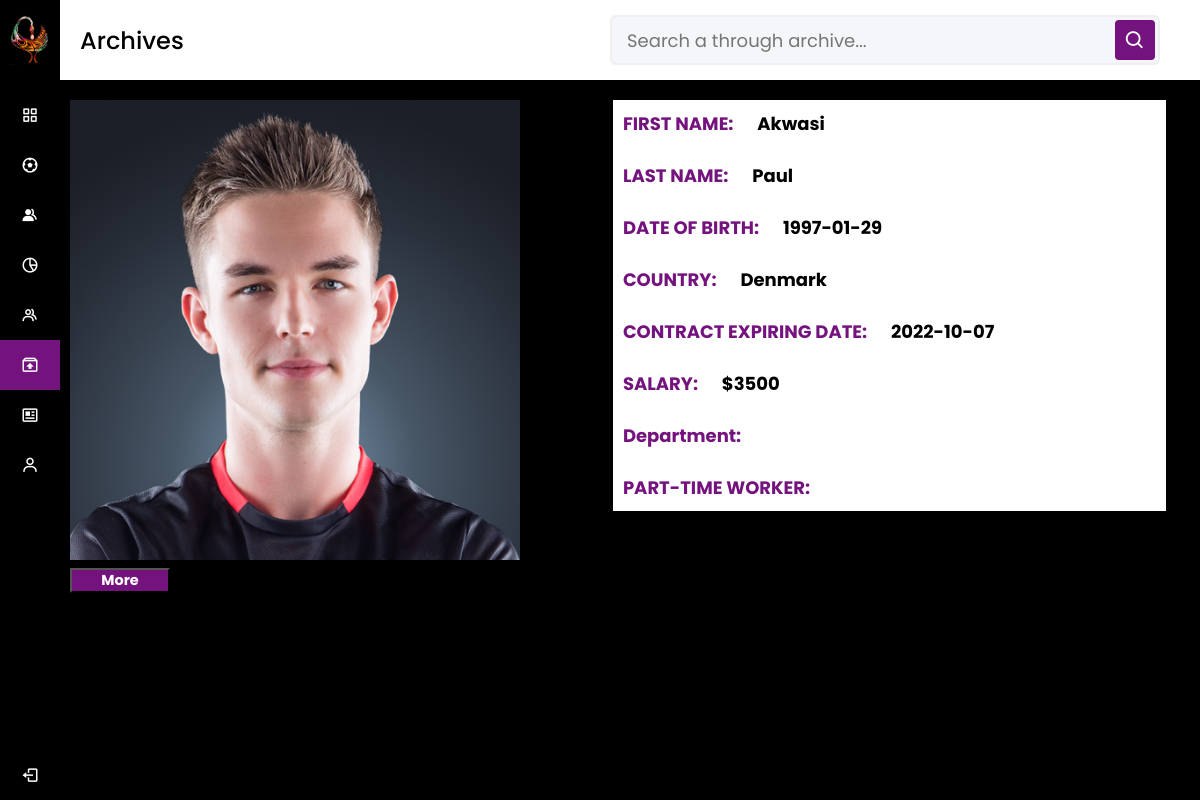
The page /admin/archive_page.php on the database its author committed.
### tables this page shows
CREATE TABLE IF NOT EXISTS `members` (
  `member_ID` int(11) NOT NULL AUTO_INCREMENT,
  `first_name` varchar(50) NOT NULL,
  `last_name` varchar(50) NOT NULL,
  `dob` date NOT NULL,
  `country` varchar(50) NOT NULL,
  `contract_status` varchar(50) NOT NULL,
  `date_signed` date NOT NULL,
  `contract_exp_date` date NOT NULL,
  `salary` varchar(50) NOT NULL,
  `isArchive` varchar(10) NOT NULL,
  `image` varchar(100) DEFAULT NULL,
  PRIMARY KEY (`member_ID`)
);

### member/member_controller.php (called while the page is built, shortened)
<?php
include_once (dirname(__FILE__)).'/../member/member_class.php';
function getArchivedMembers(){
    $member = new Member;
    $runQuery = $member->getMembers();
    if($runQuery){
        $members = array();
        $archive_member = array();
        while($record = $member->db_fetch()){
            $members[] = $record;
        }
        foreach($members as $member){
            if($member['isArchive'] == 'Yes'){
                $archive_member[] = $member;
            }
        }
        return $archive_member;
    }else{
        return [];
}}
?>

### member/member_class.php (called while the page is built, shortened)
<?php
    require_once (dirname(__FILE__)).'/../db_essentials/db_class.php';
    class Member extends db_connection {
        public function getMembers(){
            $sql = "SELECT * FROM `members`";
            return $this->db_query($sql);
        }
    }
    ?>

### db_essentials/db_class.php (called while the page is built, shortened)
<?php
class db_connection
{
	public $db = null;
	public $results = null;
	function db_connect(){
		$this->db = mysqli_connect(servername,username,password,dbname);
		if (mysqli_connect_errno()) {
			return false;
		}else{
			return true;
		}
	}
	public function db_query($sqlQuery){
		$this->results = mysqli_query($this->db,$sqlQuery);
		if ($this->results == false) {
			return false;
		}else{
			return true;
		}
	}
	function db_fetch(){
		return mysqli_fetch_assoc($this->results);
	}
}
?>

### admin/archive_page.php (the view, shortened to what this page needs)
<?php
include_once("./../member/member_controller.php");
?>
<!DOCTYPE html>
<html lang="en" dir="ltr">
<head>
  <link rel="stylesheet" href="./../css/adminPageCss.css">
  <link href='https://unpkg.com/boxicons@2.0.7/css/boxicons.min.css' rel='stylesheet'>
</head>
<body>
  <div class="sidebar">
    <div class="logo-details">
      <img style="margin-left: 10px;" src="./../images/sankofa.jpg" height="50" width="50" alt="">
      <span style="margin-left: 20px;" class="logo_name">Sankofa FC</span>
    </div>
    <ul class="nav-links">
      <li>
        <a href="./dashboard.php">
          <i class='bx bx-grid-alt'></i>
          <span class="links_name">Dashboard</span>
        </a>
      </li>
      <li>
        <a href="./players_page.php?view=Player">
          <i class='bx bx-football'></i>
          <span class="links_name">Players</span>
        </a>
      </li>
      <li>
        <a href="./players_page.php?view=Technical Member">
          <i class='bx bxs-group'></i>
          <span class="links_name">Technical Team</span>
        </a>
      </li>
      <li>
        <a href="./players_page.php?view=Non-Technical Member">
          <i class='bx bx-pie-chart-alt-2'></i>
          <span class="links_name">Non-Technical Team</span>
        </a>
      </li>
      <li>
        <a href="#">
          <i class='bx bx-group'></i>
          <span class="links_name">Supporters</span>
        </a>
      </li>
      <li>
        <a href="#" class="active">
          <i class='bx bx-archive-out'></i>
          <span class="links_name">Archieves</span>
        </a>
      </li>
      <li>
        <a href="#">
          <i class='bx bx-news'></i>
          <span class="links_name">Publish Club News</span>
        </a>
      </li>
      <li>
        <a href="#">
          <i class='bx bx-user'></i>
          <span class="links_name">Profile</span>
        </a>
      </li>
      <li class="log_out">
        <a href="">
          <i class='bx bx-log-out'></i>
          <span class="links_name">Log out</span>
        </a>
      </li>
    </ul>
  </div>
  <section class="home-section">
    <nav>
      <div class="sidebar-button">
          <span class="dashboard">Archives</span>
      </div>
      <div class="search-box">
        <input type="text" placeholder="Search a through archive...">
        <i class='bx bx-search'></i>
      </div>
    </nav><br>
    <?php
    $allPlayers = getArchivedMembers();
    foreach ($allPlayers as $player) {
        $id = $player['member_ID'];
    ?>
      <div class="row">
        <div class="column">
          <img src="<?php echo $player["image"] ?>" style="margin-top: 45px;" height="460" width="450" alt="">
          <form action="./../players/view_player.php" , method="GET">
            <button id="more" type="submit" name="id" value="<?php echo $id; ?>"> More</button>
          </form>
        </div><br>
        <div style="background-color: white; margin-top:50px" class="column">
          <ul>
            <li id="cardName">FIRST NAME: </li>
            <li id="cardValue"><?php echo $player["first_name"] ?></li>
          </ul><br>
          <ul>
            <li id="cardName">LAST NAME: </li>
            <li id="cardValue"><?php echo $player["last_name"] ?></li>
          </ul><br>
          <ul>
            <li id="cardName">DATE OF BIRTH: </li>
            <li id="cardValue"><?php echo $player["dob"]; ?></li>
          </ul><br>
          <ul>
            <li id="cardName">COUNTRY: </li>
            <li id="cardValue"><?php echo $player["country"] ?></li>
          </ul><br>
          <ul>
            <li id="cardName">CONTRACT EXPIRING DATE: </li>
            <li id="cardValue"><?php echo $player["contract_exp_date"] ?></li>
          </ul><br>
          <ul>
            <li id="cardName">SALARY: </li>
            <li id="cardValue"><?php echo "$" . $player["salary"] ?></li>
          </ul><br>
            <ul>
              <li id="cardName">Department: </li>
            </ul><br>
            <ul>
              <li id="cardName">PART-TIME WORKER: </li>
            </ul>
        </div>
      </div>
    <?php
    }
    ?>
  </section>
</body>
</html>

### css/adminPageCss.css (style rules this page uses)
* { margin: 0; padding: 0; box-sizing: border-box; font-family: 'Poppins', sans-serif; }
.column { float: left; width: 48.5%; padding: 10px; margin-top: 20px; }
#more { text-align: center; width: 100px; background-color:#75137e; font-weight: bold; color: white; height: 40; font-size: 1.2vw; }
#cardName { font-size: 1.5vw; font-weight: bold; display: inline; color:#75137e; }
#cardValue { font-size: 1.5vw; display: inline; margin-left: 20px; color:black; font-weight: bold; }
.row:after { content: ""; display: table; clear: both; }
.sidebar { position: fixed; height: 100%; width: 240px; background: black; transition: all 0.5s ease; }
.sidebar .logo-details { height: 80px; display: flex; align-items: center; }
.sidebar .logo-details .logo_name { color: #fff; font-size: 24px; font-weight: 500; }
.sidebar .nav-links { margin-top: 10px; }
.sidebar .nav-links li { position: relative; list-style: none; height: 50px; }
.sidebar .nav-links li a { height: 100%; width: 100%; display: flex; align-items: center; text-decoration: none; transition: all 0.4s ease; }
.sidebar .nav-links li a.active { background: #75137e; }
.sidebar .nav-links li i { min-width: 60px; text-align: center; font-size: 18px; color: #fff; }
.sidebar .nav-links li a .links_name { color: #fff; font-size: 15px; font-weight: 400; white-space: nowrap; }
.sidebar .nav-links .log_out { position: absolute; bottom: 0; width: 100%; }
.home-section { position: relative; background: black; min-height: 100vh; width: calc(100% - 240px); left: 240px; transition: all 0.5s ease; }
.home-section nav { display: flex; justify-content: space-between; height: 80px; background: #fff; display: flex; align-items: center; position: fixed; width: calc(100% - 240px); left: 240px; z-index: 100; padding: 0 20px; box-shadow: 0 1px 1px rgba(0, 0, 0, 0.1); transition: all 0.5s ease; }
.home-section nav .sidebar-button { display: flex; align-items: center; font-size: 24px; font-weight: 500; }
.home-section nav .search-box { position: relative; height: 50px; max-width: 550px; width: 100%; margin: 0 20px; }
nav .search-box input { height: 100%; width: 100%; outline: none; background: #F5F6FA; border: 2px solid #EFEEF1; border-radius: 6px; font-size: 18px; padding: 0 15px; }
nav .search-box .bx-search { position: absolute; height: 40px; width: 40px; background: #75137e; right: 5px; top: 50%; transform: translateY(-50%); border-radius: 4px; line-height: 40px; text-align: center; color: #fff; font-size: 22px; transition: all 0.4 ease; }
@media (max-width: 1240px) { .sidebar { width: 60px; } }
@media (max-width: 1240px) { .home-section { width: calc(100% - 60px); left: 60px; } }
@media (max-width: 1240px) { .home-section nav { width: calc(100% - 60px); left: 60px; } }

### rows shown on the page
members: image (picture), $id 1 (drawn), first_name "Akwasi", last_name "Paul", dob "1997-01-29", country "Denmark", contract_exp_date "2022-10-07", salary "3500"
